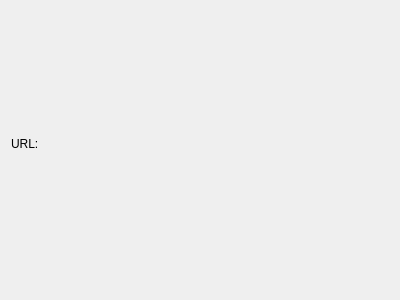
<?xml version="1.0" encoding="UTF-8"?>
<ui version="4.0">
 <class>mailboxWizard</class>
 <widget class="QWidget" name="maildirWizard">
  <property name="geometry">
   <rect>
    <x>0</x>
    <y>0</y>
    <width>400</width>
    <height>300</height>
   </rect>
  </property>
  <layout class="QVBoxLayout" name="verticalLayout">
   <item>
    <spacer name="verticalSpacer">
     <property name="orientation">
      <enum>Qt::Vertical</enum>
     </property>
     <property name="sizeHint" stdset="0">
      <size>
       <width>20</width>
       <height>40</height>
      </size>
     </property>
    </spacer>
   </item>
   <item>
    <layout class="QHBoxLayout" name="horizontalLayout">
     <item>
      <widget class="QLabel" name="label">
       <property name="text">
        <string>URL:</string>
       </property>
      </widget>
     </item>
     <item>
      <widget class="KUrlRequester" name="mailboxPath">
       <property name="mode">
        <set>KFile::ExistingOnly</set>
       </property>
      </widget>
     </item>
    </layout>
   </item>
   <item>
    <spacer name="verticalSpacer_2">
     <property name="orientation">
      <enum>Qt::Vertical</enum>
     </property>
     <property name="sizeHint" stdset="0">
      <size>
       <width>20</width>
       <height>138</height>
      </size>
     </property>
    </spacer>
   </item>
  </layout>
 </widget>
 <customwidgets>
  <customwidget>
   <class>KUrlRequester</class>
   <extends>QFrame</extends>
   <header>kurlrequester.h</header>
  </customwidget>
 </customwidgets>
 <resources/>
 <connections/>
</ui>
